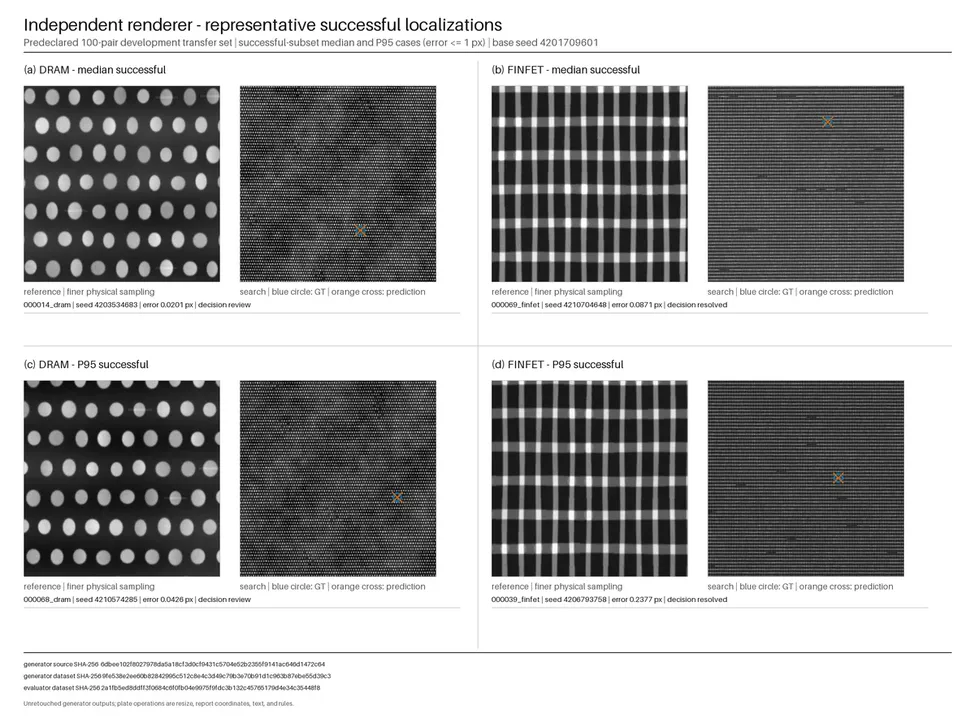
#> input picture site/assets/independent-renderer-success-1200.webp, 975 x 723 px, shrunk from 1200 x 890 before the run
$ python -i representations.py   (imports and definitions only)
#> lines starting #> are read from the running program, lines starting #| are printed output that depends on the picture; after the words box and inside, x2 and y2 are one past the last pixel; in counts of white or black regions, pixels touching at a corner belong together
### src/drift_sense/spectral.py
"""Reciprocal-space preprocessing and peak detection."""

from __future__ import annotations

from dataclasses import dataclass
import numpy as np
from scipy import ndimage


@dataclass(frozen=True)
class SpectralPeak:
    fy: float
    fx: float
    power: float
    symmetry: float

    @property
    def frequency(self) -> float:
        return float(np.hypot(self.fx, self.fy))

    @property
    def pitch(self) -> float:
        return 1.0 / max(self.frequency, 1e-12)


def robust_float(image: np.ndarray) -> np.ndarray:
    values = np.asarray(image, dtype=np.float32)
    lo, hi = np.percentile(values, [1.0, 99.0])
    values = np.clip(values, lo, hi)
    center = np.median(values)
    scale = np.median(np.abs(values - center)) * 1.4826
    standard_deviation = float(np.std(values))
    # Sparse numerical residues can have a near-zero MAD despite nonzero FFT
    # roundoff. In that case MAD scaling would manufacture enormous outliers.
    if scale < max(1e-6, 0.02 * standard_deviation):
        scale = standard_deviation
    if scale < 1e-6:
        return np.zeros_like(values)
    return (values - center) / scale


def log_power_spectrum(image: np.ndarray) -> tuple[np.ndarray, np.ndarray]:
    """Windowed FFT and log power, suitable for lattice peak analysis."""
    data = robust_float(image)
    h, w = data.shape
    window = np.outer(np.hanning(h), np.hanning(w)).astype(np.float32)
    transformed = np.fft.fftshift(np.fft.fft2(data * window))
    log_power = np.log1p(np.abs(transformed) ** 2).astype(np.float32)
    return transformed, log_power


def detect_reciprocal_peaks(
    image: np.ndarray,
    max_peaks: int = 24,
    min_frequency: float = 0.025,
    max_frequency: float = 0.24,
) -> list[SpectralPeak]:
    _, power = log_power_spectrum(image)
    h, w = power.shape
    fy = np.fft.fftshift(np.fft.fftfreq(h))
    fx = np.fft.fftshift(np.fft.fftfreq(w))
    fxx, fyy = np.meshgrid(fx, fy)
    radius = np.hypot(fxx, fyy)
    valid = (radius >= min_frequency) & (radius <= max_frequency)
    # Local maxima only; this prevents broad window sidelobes dominating the list.
    local_max = power == ndimage.maximum_filter(power, size=5, mode="nearest")
    floor = np.percentile(power[valid], 80.0) if np.any(valid) else np.inf
    ys, xs = np.nonzero(valid & local_max & (power >= floor))
    if len(ys) == 0:
        return []
    order = np.argsort(power[ys, xs])[::-1]
    peaks: list[SpectralPeak] = []
    for idx in order:
        y, x = int(ys[idx]), int(xs[idx])
        opposite_y = int((h - y) % h)
        opposite_x = int((w - x) % w)
        p = float(power[y, x])
        q = float(power[opposite_y, opposite_x])
        symmetry = min(p, q) / max(p, q, 1e-6)
        if symmetry < 0.55:
            continue
        candidate = SpectralPeak(float(fy[y]), float(fx[x]), p, symmetry)
        # Keep one representative from each conjugate pair.
        if candidate.fy < 0 or (abs(candidate.fy) < 1e-12 and candidate.fx < 0):
            continue
        peaks.append(candidate)
        if len(peaks) >= max_peaks:
            break
    return peaks


def smooth_notch_mask(
    shape: tuple[int, int], peaks: list[SpectralPeak], sigma_bins: float = 1.8
) -> np.ndarray:
    """Gaussian reciprocal-space mask around peaks and their conjugates."""
    h, w = shape
    yy, xx = np.indices(shape, dtype=np.float32)
    mask = np.zeros(shape, dtype=np.float32)
    for peak in peaks:
        py = h / 2.0 + peak.fy * h
        px = w / 2.0 + peak.fx * w
        for y, x in ((py, px), (h - py, w - px)):
            d2 = (yy - y) ** 2 + (xx - x) ** 2
            mask = np.maximum(mask, np.exp(-0.5 * d2 / max(sigma_bins**2, 1e-6)))
    return np.clip(mask, 0.0, 1.0)

### src/drift_sense/representations.py
"""Structural, gradient, and periodic-suppressed matching channels.

The shift-difference representation is intentionally spatial.  Applying the
same lattice-period translation to both captures cancels the repeated unit
cell while retaining cell-to-cell process variation.  Unlike independently
estimated Fourier notch masks, the resulting template and search channels
therefore have exactly the same transfer function.
"""

from __future__ import annotations

from dataclasses import dataclass

import numpy as np
from scipy import ndimage

from .spectral import detect_reciprocal_peaks, robust_float, smooth_notch_mask


_MIN_PHASE_CONFIDENCE = 0.35


@dataclass(frozen=True)
class PeriodicTransformEstimate:
    """Relative capture transform and search-image lattice measurements."""

    scale: float
    rotation_deg: float
    pitch_x: float
    pitch_y: float
    x_vector: tuple[float, float]
    y_vector: tuple[float, float]
    axis_separable: bool
    confidence: float


# [237 lines left out: functions _quadratic_spectral_peak, _phase_lattice_vector, _axis_pitch_from_2d_peaks, estimate_periodic_transform, periodic_difference_channels, not called in this run]


def structural_channel(image: np.ndarray) -> np.ndarray:
    normalized = robust_float(image)
    low = ndimage.gaussian_filter(normalized, 0.65, mode="reflect")
    background = ndimage.gaussian_filter(normalized, 10.0, mode="reflect")
    return robust_float(low - 0.25 * background).astype(np.float32)


def gradient_channel(image: np.ndarray) -> np.ndarray:
    normalized = robust_float(image)
    gx = ndimage.sobel(normalized, axis=1, mode="reflect") / 8.0
    gy = ndimage.sobel(normalized, axis=0, mode="reflect") / 8.0
    return robust_float(np.hypot(gx, gy)).astype(np.float32)


def residual_channel(image: np.ndarray, max_peaks: int = 20, sigma_bins: float = 1.8) -> np.ndarray:
    """Suppress smooth reciprocal-lattice bands without a sharp ringing mask."""
    normalized = robust_float(image)
    peaks = detect_reciprocal_peaks(normalized, max_peaks=max_peaks)
    if not peaks:
        return structural_channel(normalized)
    transformed = np.fft.fftshift(np.fft.fft2(normalized))
    periodic_mask = smooth_notch_mask(normalized.shape, peaks, sigma_bins)
    # Preserve DC in neither component; slow illumination is not discriminative.
    residual_fft = transformed * (1.0 - periodic_mask)
    residual = np.real(np.fft.ifft2(np.fft.ifftshift(residual_fft)))
    residual = residual - ndimage.gaussian_filter(residual, 5.0, mode="reflect")
    if float(np.std(residual)) < 1e-6:
        return np.zeros_like(normalized, dtype=np.float32)
    # ZNCC performs its own affine normalization. Keeping the residual in this
    # scale also makes suppression measurable in unit tests and diagnostics.
    return residual.astype(np.float32)


def build_channels(image: np.ndarray) -> dict[str, np.ndarray]:
    return {
        "structural": structural_channel(image),
        "gradient": gradient_channel(image),
        "residual": residual_channel(image),
    }

>>> import cv2
>>> picture = cv2.imread('../../site/assets/independent-renderer-success-1200.webp', cv2.IMREAD_GRAYSCALE)
>>> result = build_channels(picture)
#> in robust_float, `lo, hi = np.percentile(values, [1.0, 99.0])`: lo = 19; hi = 255
#> in robust_float, `center = np.median(values)`: center = 250
#> in robust_float, `scale = np.median(np.abs(values - center)) * 1.4826`: scale = 7.41
#> in robust_float, `standard_deviation = float(np.std(values))`: standard_deviation = 94.4
#> in robust_float (call 2), `lo, hi = np.percentile(values, [1.0, 99.0])`: lo = -25.18; hi = 3.03
#> in robust_float (call 2), `values = np.clip(values, lo, hi)`:
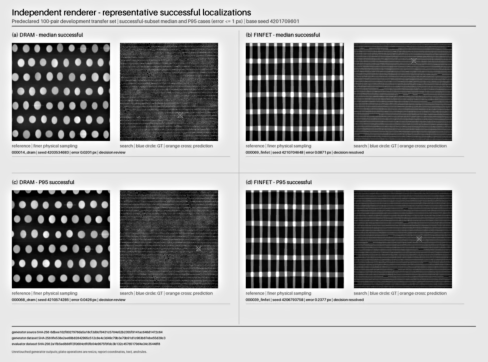
#> values: shape (723, 975) float32 (shown at 1/2 size); min -25.18, max 3.03, mean -7.92; drawn with min black and max white
#> in robust_float (call 2), `center = np.median(values)`: center = -0.408
#> in robust_float (call 2), `scale = np.median(np.abs(values - center)) * 1.4826`: scale = 4.36
#> in robust_float (call 2), `standard_deviation = float(np.std(values))`: standard_deviation = 10.05
#> in robust_float (call 4), `lo, hi = np.percentile(values, [1.0, 99.0])`: lo = 0; hi = 11.94
#> in robust_float (call 4), `values = np.clip(values, lo, hi)`:
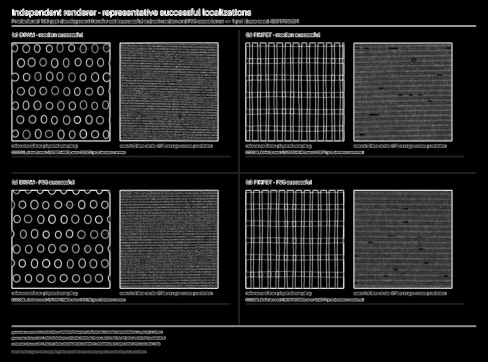
#> values: shape (723, 975) float32 (shown at 1/2 size); min 0, max 11.94, mean 1.66; drawn with min black and max white
#> in robust_float (call 4), `center = np.median(values)`: center = 0.135
#> in robust_float (call 4), `scale = np.median(np.abs(values - center)) * 1.4826`: scale = 0.2
#> in robust_float (call 4), `standard_deviation = float(np.std(values))`: standard_deviation = 2.57
#> in detect_reciprocal_peaks, `radius = np.hypot(fxx, fyy)`:
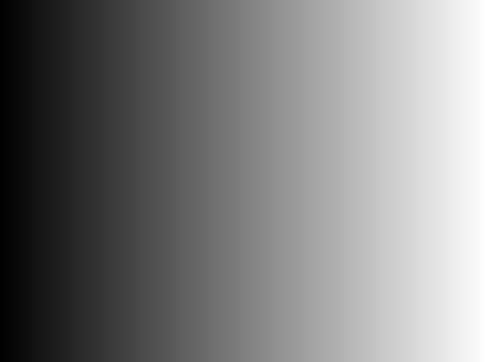
#> fxx: shape (723, 975) float64 (shown at 1/2 size); min -0.499, max 0.499, mean -4.92e-18; drawn with min black and max white
#> in detect_reciprocal_peaks, `local_max = power == ndimage.maximum_filter(power, size=5, mode="neare..`:
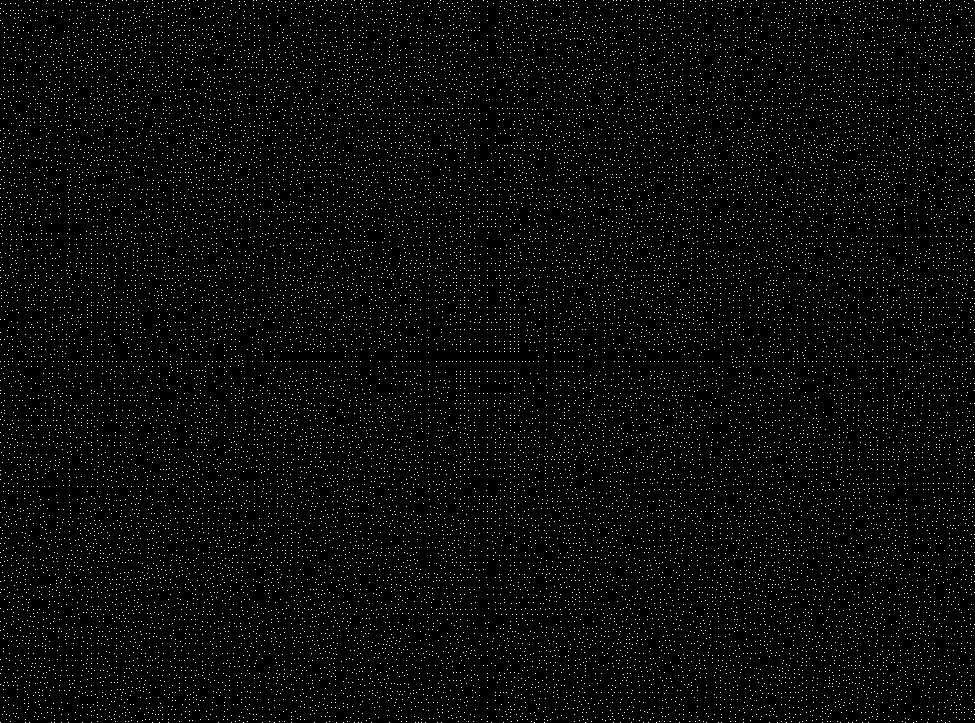
#> local_max: shape (723, 975) bool; 3.1% white in thin lines or dots
#> in detect_reciprocal_peaks, `floor = np.percentile(power[valid], 80.0) if np.any(valid) else np.inf`: floor = 14.47
#> in detect_reciprocal_peaks, `floor = np.percentile(power[valid], 80.0) if np.any(valid) else np.inf`:
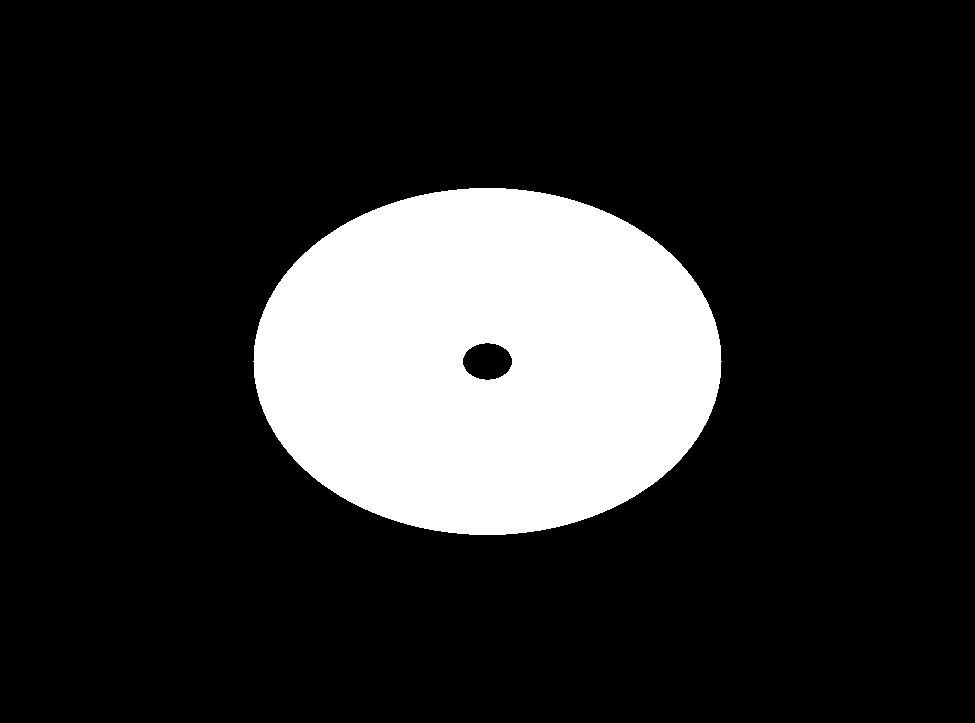
#> valid: shape (723, 975) bool; 17.9% white; 1 white region, box (x1, y1, x2, y2) and area: (253, 188, 722, 535) 126182
#> in detect_reciprocal_peaks, `ys, xs = np.nonzero(valid & local_max & (power >= floor))`: ys = 1742 values from 189 to 533; xs = 1742 values, max 720 at index 814, min 254 at index 927, mean 487
#> in detect_reciprocal_peaks, `order = np.argsort(power[ys, xs])[::-1]`: order = 1742 values, max 1741 at index 942, min 0 at index 943, mean 870.5
#> the loop in detect_reciprocal_peaks, `for idx in order:` made 40 passes
#> (idx, y, x, opposite_y, opposite_x, p, q, symmetry) on passes 1 to 8: (1074, 381, 487, 342, 488, 24.07, 22.66, 0.942), (667, 341, 487, 382, 488, 24.07, 17.53, 0.729), (833, 360, 546, 363, 429, 23.88, 20.96, 0.877), (908, 362, 428, 361, 547, 23.88, 23.16, 0.97), (870, 361, 460, 362, 515, 23.74, 20.81, 0.877), (871, 361, 514, 362, 461, 23.74, 20.25, 0.853), (872, 361, 518, 362, 457, 23, 19.06, 0.829), (869, 361, 456, 362, 519, 23, 20.17, 0.877)
#> after the loop in detect_reciprocal_peaks, `for idx in order:`: peaks = 20 items
#> the loop in smooth_notch_mask, `for peak in peaks:` made 20 passes
#> (py, px) on passes 1 to 8: (381.5, 487.5), (362.5, 428.5), (361.5, 514.5), (361.5, 518.5), (393.5, 487.5), (362.5, 604.5), (400.5, 487.5), (403.5, 486.5)
#> in residual_channel, `residual = residual - ndimage.gaussian_filter(residual, 5.0, mode="ref..`:
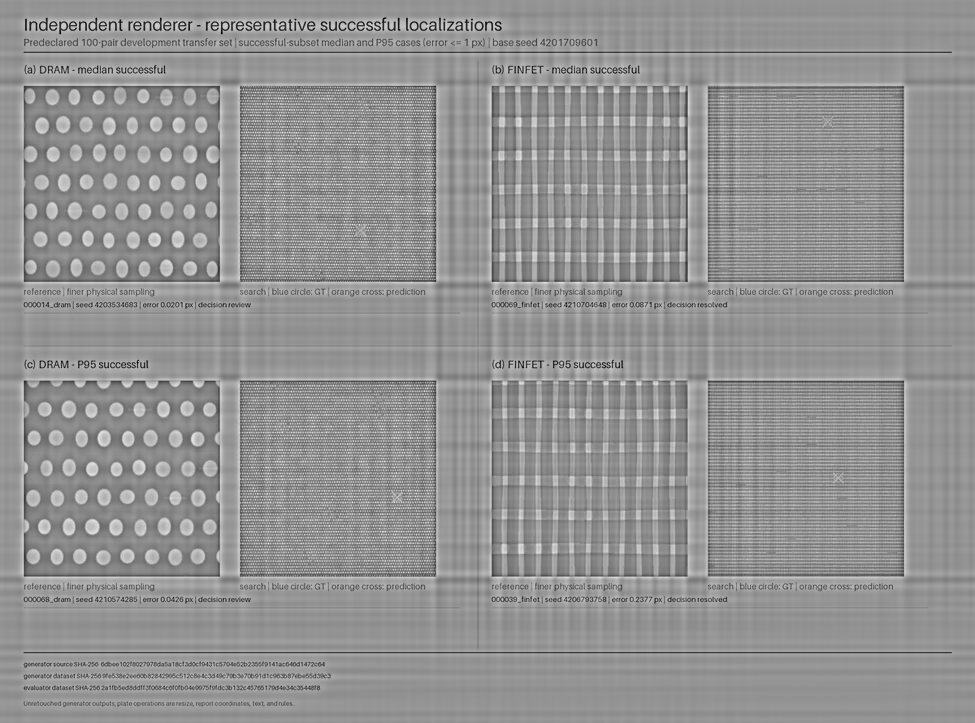
#> residual: shape (723, 975) float64; min -28.86, max 21.15, mean 0; drawn with min black and max white
#> result = 3 items

$ run again, on site/assets/real-microscopy-success-plate-1200.webp
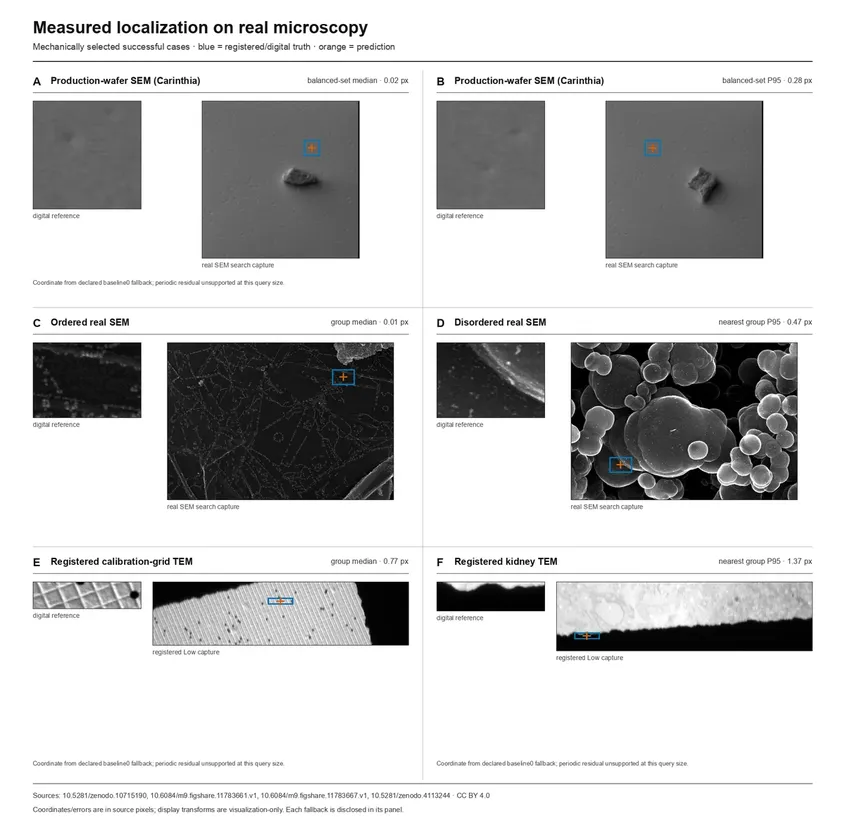
#> input picture site/assets/real-microscopy-success-plate-1200.webp, 845 x 835 px, shrunk from 1200 x 1187 before the run
#> lo = 2; hi = 255
#> in robust_float, `scale = np.median(np.abs(values - center)) * 1.4826`: scale = 0
#> standard_deviation = 84.48
#> in detect_reciprocal_peaks, `local_max = power == ndimage.maximum_filter(power, size=5, mode="neare..`:
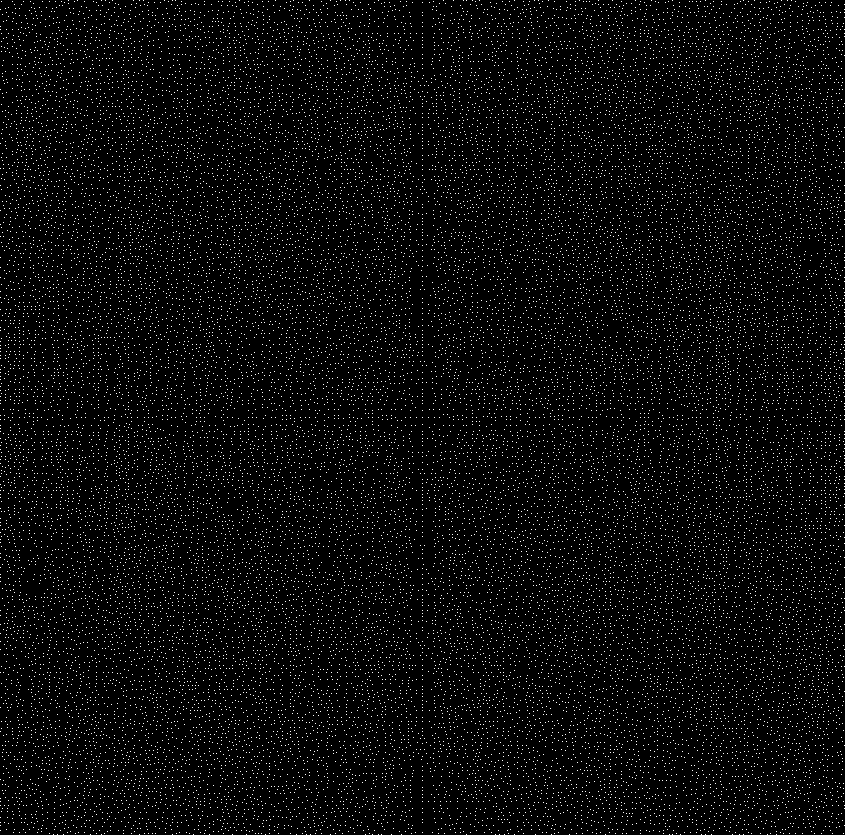
#> local_max: shape (835, 845) bool; 3.6% white in thin lines or dots
#> floor = 10.16
#> valid: shape (835, 845) bool; 17.9% white; 1 white region, box (x1, y1, x2, y2) and area: (220, 217, 625, 618) 126310
#> ys = 2224 values from 218 to 616; xs = 2224 values, max 623 at index 1130, min 221 at index 1034, mean 422
#> order = 2224 values, max 2223 at index 2202, min 0 at index 2203, mean 1111.5
#> the loop in detect_reciprocal_peaks, `for idx in order:` made 39 passes
#> (idx, y, x, opposite_y, opposite_x, p, q, symmetry) on passes 1 to 8: (1399, 441, 422, 394, 423, 18.46, 16.42, 0.89), (824, 393, 422, 442, 423, 18.46, 16.14, 0.874), (1360, 438, 422, 397, 423, 17.89, 15.11, 0.845), (863, 396, 422, 439, 423, 17.89, 13.39, 0.748), (1447, 445, 422, 390, 423, 17.89, 16.97, 0.949), (776, 389, 422, 446, 423, 17.89, 15.92, 0.89), (1526, 452, 422, 383, 423, 17.76, 15.85, 0.893), (697, 382, 422, 453, 423, 17.76, 15.75, 0.887)
#> after the loop in detect_reciprocal_peaks, `for idx in order:`: peaks = 20 items
#> the loop in smooth_notch_mask, `for peak in peaks:` made 20 passes
#> (py, px) on passes 1 to 8: (441.5, 422.5), (438.5, 422.5), (445.5, 422.5), (452.5, 422.5), (420.5, 401.5), (456.5, 422.5), (483.5, 422.5), (417.5, 472.5)
#> in residual_channel, `residual = residual - ndimage.gaussian_filter(residual, 5.0, mode="ref..`:
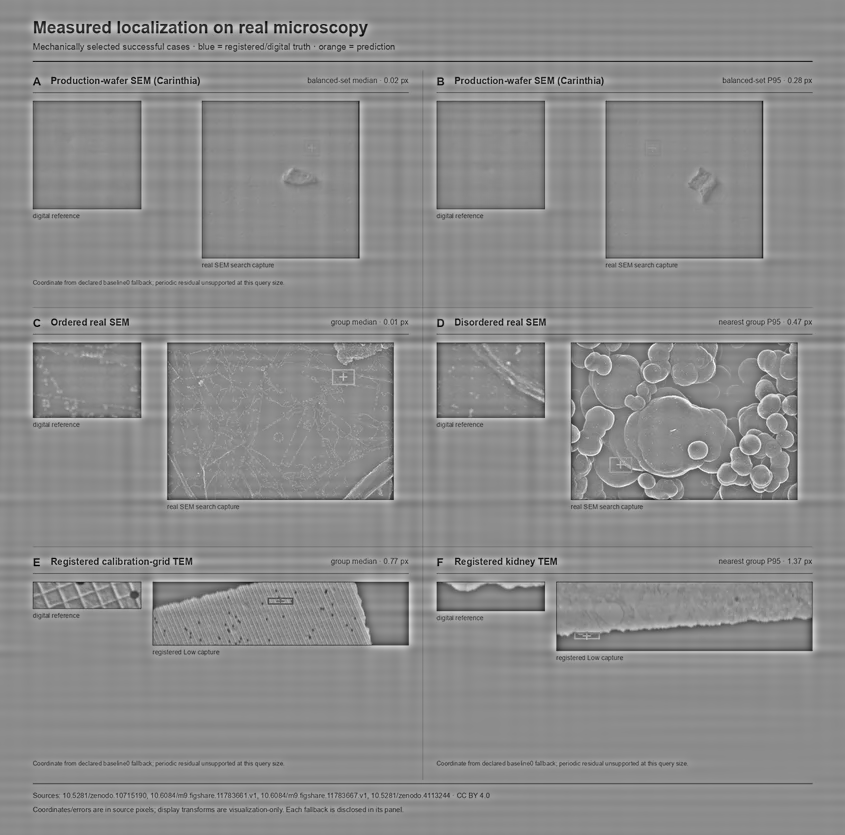
#> residual: shape (835, 845) float64; min -2.58, max 2.11, mean 1.17e-16; drawn with min black and max white
#> result = 3 items
